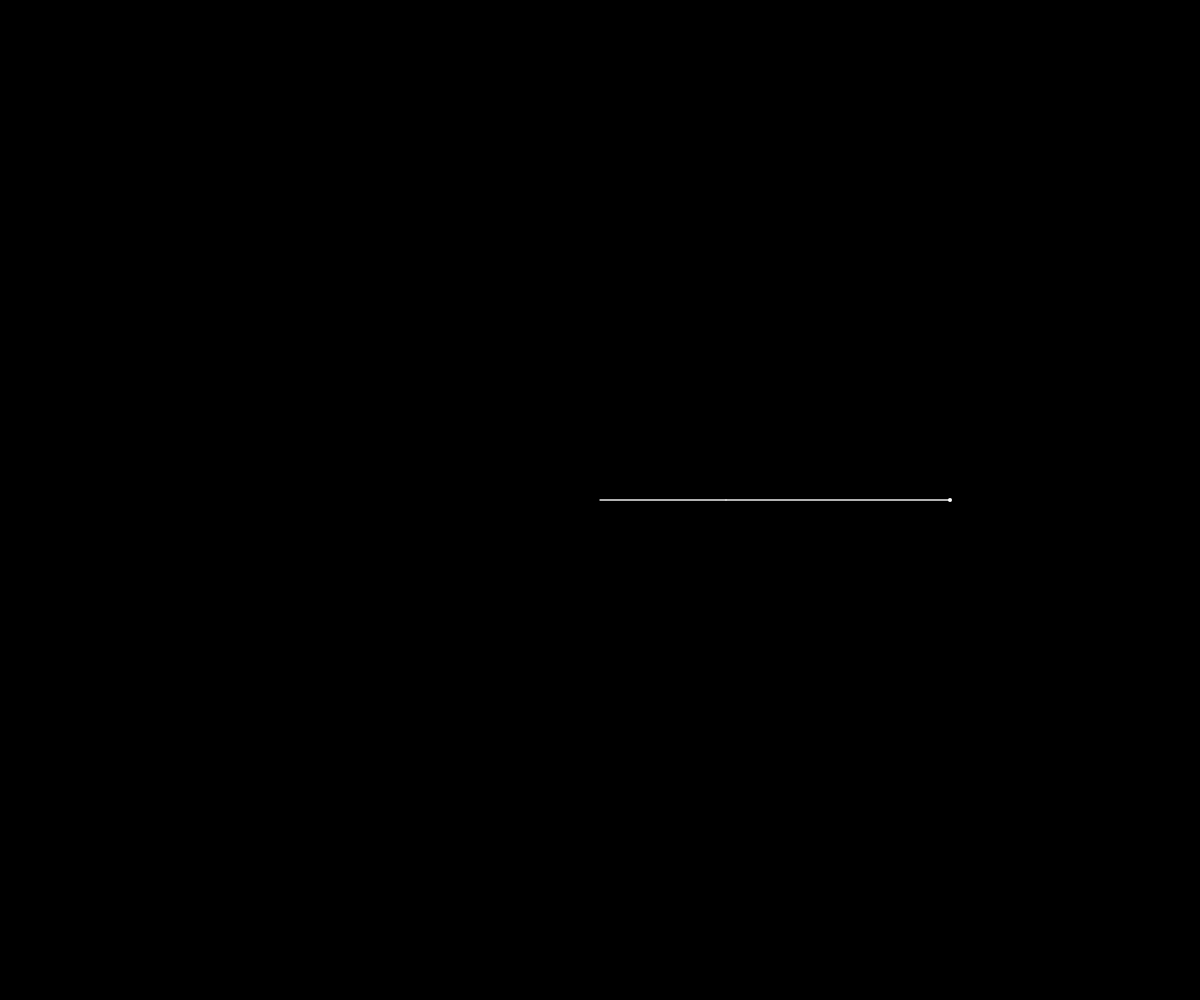
Frame 1 (no input)
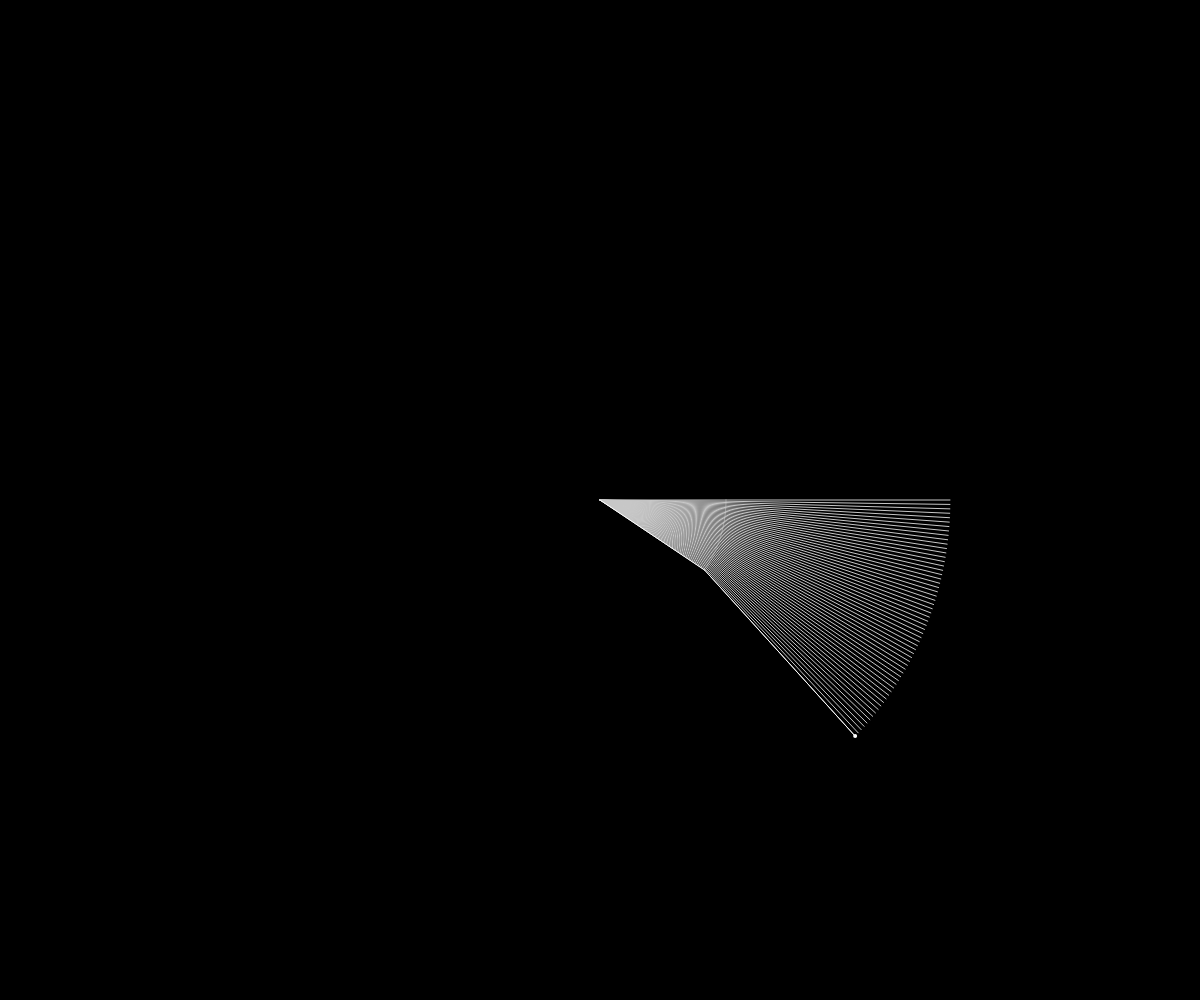
Frame 60 (no input)
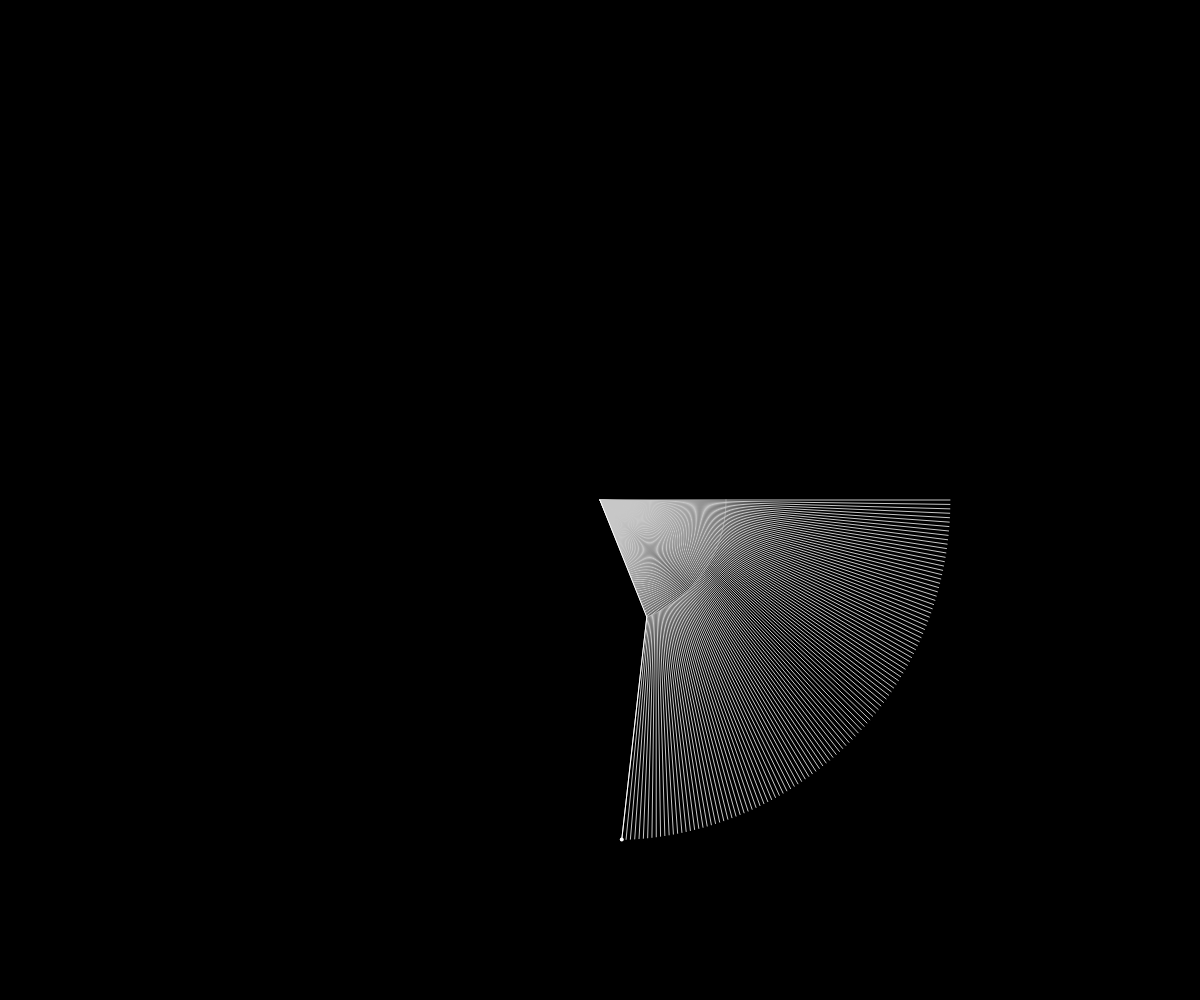
Frame 120 (the mouse pressed at the canvas centre since frame 60)

The p5.js sketch that drew these frames (run headless with seeded random() and noise() and a simulated clock; from frame 60 on, the mouse is pressed at the canvas centre):

// p5.js sketch
// ── sketch.js
// Two-arm line visualization for z(theta) = e^(i theta) + e^(i √2 theta)
// Draws all lines swept by the two arms, no shaded circles. [web:111][web:118]

let theta = 0;
let speed = 0.01;

let r1, r2;
const RATIO = Math.SQRT2;      // use Math.PI here if you want the Pi version

// store all line segments the arms sweep out
let segments = [];

// camera
let zoom = 0.7;
let offsetX = 0;
let offsetY = 0;

// drag state
let isDragging = false;
let lastDragX = 0;
let lastDragY = 0;

// pinch state
let pinchStartDist = null;
let startZoom = 1;

function setup() {
  createCanvas(windowWidth, windowHeight);
  angleMode(RADIANS);
  computeRadii();
  background(0);
}

function windowResized() {
  resizeCanvas(windowWidth, windowHeight);
  computeRadii();
  background(0);
}

function computeRadii() {
  const s = min(width, height);
  r1 = s * 0.18;
  r2 = s * 0.32;
}

function draw() {
  background(0);

  // camera transform
  translate(width / 2 + offsetX, height / 2 + offsetY);
  scale(zoom);

  // compute current arm endpoints
  let x1 = r1 * cos(theta);
  let y1 = r1 * sin(theta);

  let x2 = x1 + r2 * cos(RATIO * theta);
  let y2 = y1 + r2 * sin(RATIO * theta);

  // add current arm positions as line segments
  segments.push({
    a: createVector(0, 0),
    b: createVector(x1, y1)
  });
  segments.push({
    a: createVector(x1, y1),
    b: createVector(x2, y2)
  });

  // draw ALL stored line segments
  stroke(200);
  strokeWeight(1 / zoom);
  noFill();
  for (let seg of segments) {
    line(seg.a.x, seg.a.y, seg.b.x, seg.b.y);
  }

  // draw current arms on top (optional, makes motion clearer)
  stroke(255);
  line(0, 0, x1, y1);
  line(x1, y1, x2, y2);

  // highlight moving endpoint
  fill(255);
  noStroke();
  circle(x2, y2, 4 / zoom);

  theta += speed;
}

// ---------- Mouse wheel zoom (desktop) ----------
function mouseWheel(event) {
  const factor = 1.0 + event.delta * -0.001;
  zoom *= factor;
  zoom = constrain(zoom, 0.05, 80);
  return false;
}

// ---------- Mouse drag pan (desktop) ----------
function mousePressed() {
  if (touches.length === 0) {
    isDragging = true;
    lastDragX = mouseX;
    lastDragY = mouseY;
  }
}

function mouseDragged() {
  if (isDragging) {
    offsetX += (mouseX - lastDragX);
    offsetY += (mouseY - lastDragY);
    lastDragX = mouseX;
    lastDragY = mouseY;
  }
}

function mouseReleased() {
  isDragging = false;
}

// ---------- Touch: one finger = pan, two fingers = pinch ----------
function touchMoved() {
  if (touches.length === 1) {
    // drag pan
    let t = touches[0];
    if (!isDragging) {
      isDragging = true;
      lastDragX = t.x;
      lastDragY = t.y;
    } else {
      offsetX += (t.x - lastDragX);
      offsetY += (t.y - lastDragY);
      lastDragX = t.x;
      lastDragY = t.y;
    }
    return false;
  }

  if (touches.length === 2) {
    // pinch zoom
    let dx = touches[0].x - touches[1].x;
    let dy = touches[0].y - touches[1].y;
    let d = Math.sqrt(dx * dx + dy * dy);

    if (pinchStartDist === null) {
      pinchStartDist = d;
      startZoom = zoom;
    } else {
      let factor = d / pinchStartDist;
      zoom = startZoom * factor;
      zoom = constrain(zoom, 0.05, 80);
    }
    return false;
  }
}

function touchEnded() {
  if (touches.length < 2) {
    pinchStartDist = null;
  }
  if (touches.length === 0) {
    isDragging = false;
  }
}

// ── style.css
html, body {
  margin: 0;
  padding: 0;
  background: #000;
  color: #eee;
  font-family: "Courier New", monospace;
  overflow: hidden;
}

main {
  position: fixed;
  inset: 0;
  pointer-events: none;
}

#title {
  position: absolute;
  top: 24px;
  left: 50%;
  transform: translateX(-50%);
  font-size: 18px;
  letter-spacing: 2px;
  text-align: center;
}

#formula {
  position: absolute;
  bottom: 40px;
  left: 50%;
  transform: translateX(-50%);
  font-size: 20px;
}
